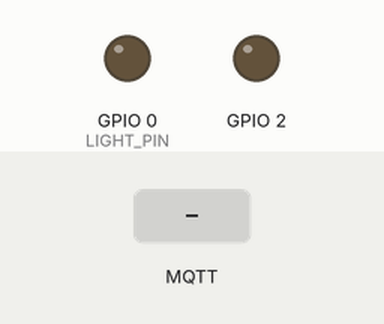
Simulated run of this sketch. Board: ESP8266 (NodeMCU). On the bench: output pins drawn as LEDs (lit = HIGH, except the on-board LED, lit = LOW). The inputs (shaded band) are chosen by the test bench. WiFi joins after 1.5 s; servers stay silent unless stated; no MQTT or app messages arrive unless stated.

Above: at 2.7 s.
2.8 s: MQTT message "5" arrives on the second subscribed topic
At 3.2 s:
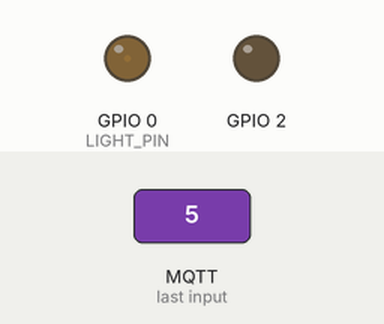
5.2 s: MQTT message "5" arrives on the first subscribed topic
At 6.6 s:
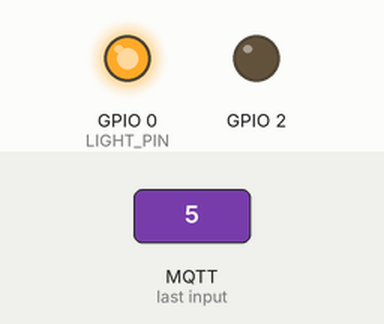
6.9 s: MQTT message "90" arrives on the third subscribed topic
At 9.1 s:
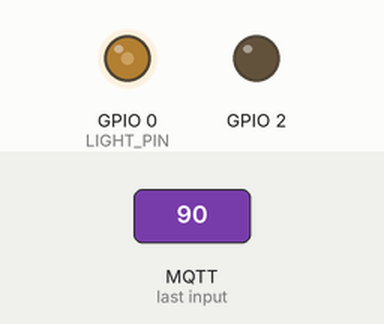
9.4 s: MQTT message "200" arrives on the third subscribed topic
At 10.9 s:
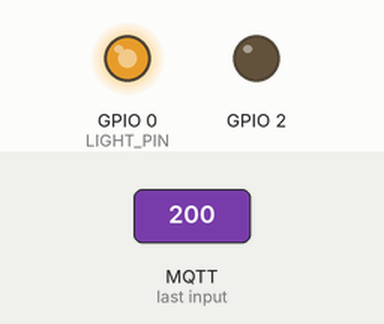
Timing chart, 0 to 12.4 s (numbered marks = the images above; inputs shaded):
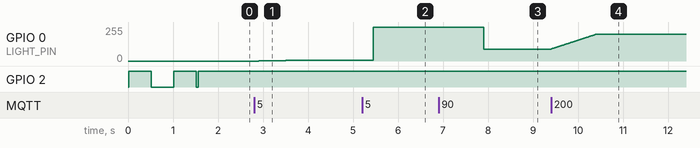

Measured:
- after the input at 2.8 s, GPIO 0 (LIGHT_PIN): moves from 0/255 to 5/255 over 0.80 s, starting after 0.10 s
- after the input at 5.2 s, GPIO 0 (LIGHT_PIN): 5/255 → 255/255 after 0.25 s
- after the input at 6.9 s, GPIO 0 (LIGHT_PIN): 255/255 → 90/255 after 1.0 s
- after the input at 9.4 s, GPIO 0 (LIGHT_PIN): moves from 90/255 to 200/255 over 0.99 s, starting at once

The sketch:

smarthome-light.ino
```cpp
#include <ESP8266WiFi.h>
#include <PubSubClient.h>
#include <stdint.h>
#include "config.h"
#include "light.h"

#define LIGHT_TOGGLE_TOPIC "home/lights/" LIGHT_ID "/toggle"
#define LIGHT_MIN_BRIGHTNESS_TOPIC "home/lights/" LIGHT_ID "/min_brightness"
#define LIGHT_MAX_BRIGHTNESS_TOPIC "home/lights/" LIGHT_ID "/max_brightness"
#define LIGHT_TRANSITION_TIME_TOPIC "home/lights/" LIGHT_ID "/transition_time"

WiFiClient wifi;
PubSubClient client(wifi);
Light light(LIGHT_PIN);

// --------------------------------------------------------------------------------

void debug_message(const char *message)
{
	client.publish("debug", message);
}

void mqtt_reconnect(void)
{
	// Attempt to connect to the MQTT server.
	while (!client.connected()) {

		// Use the built-in LED to indicate whether the ESP is connected to the MQTT server (turns off when connected).
		digitalWrite(BUILTIN_LED, LOW);

		if (client.connect("smarthome-light-" LIGHT_ID)) {

			// Subscribe to the topics which control this light.
			client.subscribe(LIGHT_TOGGLE_TOPIC);
			client.subscribe(LIGHT_MIN_BRIGHTNESS_TOPIC);
			client.subscribe(LIGHT_MAX_BRIGHTNESS_TOPIC);
			client.subscribe(LIGHT_TRANSITION_TIME_TOPIC);

			// Turn off the internal LED to indicate everything's good.
			digitalWrite(BUILTIN_LED, HIGH);
		}

		else {
			// Wait 5 seconds before attempting to connect again.
			delay(5000);
		}
	}
}

void mqtt_on_message_received(char *topic, byte *payload, unsigned int length)
{
	// Toggle the light.
	if (strcmp(topic, LIGHT_TOGGLE_TOPIC) == 0) {

		//bool toggle = (*(uint8_t*)payload != 0);
		bool toggle = (*payload != '0');

		light.SetToggled(toggle);
	}

	// Set the minimum brightness of the light.
	// This is used as an override to turn the light on when it may not be activated (for example when an alarm is on).
	else if (strcmp(topic, LIGHT_MIN_BRIGHTNESS_TOPIC) == 0) {

		//uint16_t value = *(uint16_t*)payload;
		uint16_t value = (uint16_t)atoi((char*)payload);

		light.SetMinBrightness(value);
	}

	// Set the maximum brightness of the light.
	else if (strcmp(topic, LIGHT_MAX_BRIGHTNESS_TOPIC) == 0) {

		//uint16_t value = *(uint16_t*)payload;
		uint16_t value = (uint16_t)atoi((char*)payload);

		light.SetMaxBrightness(value);
	}

	// Set the transition time.
	else if (strcmp(topic, LIGHT_TRANSITION_TIME_TOPIC) == 0) {

		//uint16_t value = *(uint16_t*)payload;
		uint16_t value = (uint16_t)atoi((char*)payload);

		light.SetTransitionTime(value);
	}
}

// --------------------------------------------------------------------------------

void setup()
{
	// Enable the built-in LED for debugging purposes.
	pinMode(BUILTIN_LED, OUTPUT);

	// Setup WiFi and try to connect to the network.
	delay(10);

	WiFi.begin(WIFI_SSID, WIFI_PASSWORD);

	bool blink = false;

	// Wait until the connection has been made. This blinks the internal LED.
	while (WiFi.status() != WL_CONNECTED) {

		digitalWrite(BUILTIN_LED, blink ? LOW : HIGH);
		blink = !blink;

		delay(500);
	}

	// Turn off the access point.
	WiFi.enableAP(false);

	// Initialize settings for the MQTT client.
	client.setServer(MQTT_SERVER, MQTT_PORT);
	client.setCallback(mqtt_on_message_received);
}

void loop()
{
	// Attempt to connect to the MQTT server if the connection is closed.
	// Once the connection is made, the internal led will turn off.
	if (!client.connected()) {
		mqtt_reconnect();
	}

	client.loop();
	light.Process();
}
```

light.cpp
```cpp
#include "light.h"
#include "config.h"
#include "Arduino.h"

void debug_message(const char *message);

Light::Light(int pin)
{
	hardwarePin = pin;
	maxBrightness = MAX_BRIGHTNESS_VALUE;
	transitionTime = 1000; // Use a transition time of 1 second by default

	// Enable the light pin for writing.
	pinMode(pin, OUTPUT);
}

void Light::Process(void)
{
	if (!IsTransitionInProgress()) {
		return;
	}

	// How long has the transition been running?
	int t = millis() - transitionStarted;

	// Check whether the transition has finished.
	if (t >= transitionTime) {
		t = transitionTime;
		EndTransition();
	}

	// Calculate and set the actual brightness of the light.
	brightness = map(t, 0, transitionTime, brightnessFrom, brightnessTo);
	analogWrite(hardwarePin, brightness);
}

void Light::SetToggled(bool toggle)
{
	if (isToggled != toggle) {

		// If the state of the light changed, transition its brightness smoothly to either max or 0.
		isToggled = toggle;
		SetBrightness(ShouldBeToggledOn() ? (isToggled ? maxBrightness : minBrightness) : 0);
	}
}

void Light::SetMinBrightness(int value)
{
	if (minBrightness != value) {
		minBrightness = (value < MAX_BRIGHTNESS_VALUE ? value : MAX_BRIGHTNESS_VALUE);

		// If the light should be toggled on, update its brightness immediately.
		SetBrightness(ShouldBeToggledOn() ? (isToggled ? maxBrightness : minBrightness) : 0);
	}
}

void Light::SetMaxBrightness(int value)
{
	if (maxBrightness != value) {
		maxBrightness = (value < MAX_BRIGHTNESS_VALUE ? value : MAX_BRIGHTNESS_VALUE);

		// If the light is already toggled on, update its brightness immediately.
		if (ShouldBeToggledOn()) {
			SetBrightness(isToggled ? maxBrightness : minBrightness);
		}
	}
}

void Light::SetBrightness(int value)
{
	// If the transition time has been disabled, set the requested brightness value immediately.
	if (transitionTime == 0) {

		brightness = value;
		analogWrite(hardwarePin, brightness);

		return;
	}

	// Initialize a smooth brightness transition over time.
	transitionStarted = millis();

	brightnessFrom = brightness;
	brightnessTo = value;
}
```

light.h
```cpp
#ifndef __LIGHT_H
#define __LIGHT_H

#define MAX_BRIGHTNESS_VALUE ((1 << LIGHT_PWM_BITS) - 1)

class Light
{
public:
	Light(int pin);

	void Process(void);

	void SetToggled(bool toggle);
	void SetMinBrightness(int value);
	void SetMaxBrightness(int value);
	void SetTransitionTime(int ms) { transitionTime = (ms < 0 ? 0 : ms); }

private:
	void SetBrightness(int value);

	bool ShouldBeToggledOn(void) const { return (isToggled || minBrightness != 0); }
	bool IsTransitionInProgress(void) const { return transitionStarted != 0; }
	void EndTransition(void) { transitionStarted = 0; }

private:
	bool isToggled;

	int hardwarePin;
	int minBrightness;
	int maxBrightness;
	int transitionTime;

	int transitionStarted;
	int brightness;
	int brightnessFrom;
	int brightnessTo;
};

#endif
```

config.sample.h
```cpp
#ifndef __LIGHT_CONFIG_H
#define __LIGHT_CONFIG_H

#define LIGHT_ID "lightname"
#define LIGHT_PIN 0
#define LIGHT_PWM_BITS 10 // Using 10-bit PWM (1024 values for brightness)

// WiFi settings
#define WIFI_SSID "mywifinetwork"
#define WIFI_PASSWORD "mywifipassword"

// MQTT settings
#define MQTT_SERVER "192.168.1.2"
#define MQTT_PORT 1883

#endif
```
